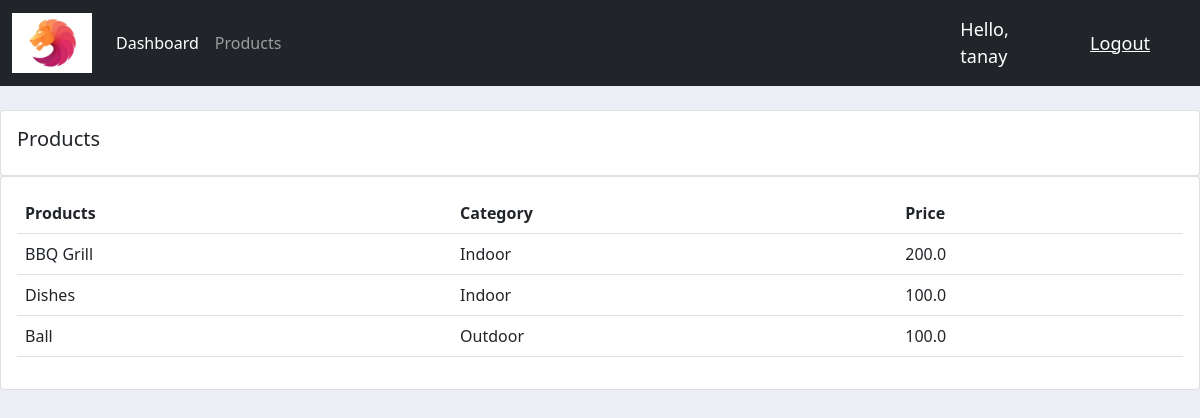
Screenshot of /products/ (signed in) with the database file from the repository.
### accounts/models.py (models this page shows, shortened)
class Product(models.Model):
    CATEGORY =(
        ('Indoor', 'Indoor'),
        ('Outdoor', 'Outdoor')
    )
    name = models.CharField(max_length=200, null=True)
    price = models.FloatField(null=True)
    category = models.CharField(max_length=200, null=True, choices=CATEGORY)
    description = models.CharField(max_length=200, null=True)
    date_created = models.DateTimeField(auto_now_add=True, null=True)
    tags = models.ManyToManyField(Tag)

### accounts/views.py (the view)
# urls.py: path('products/', views.products, name="products"),
@login_required(login_url='login')
def products(request):
    products = Product.objects.all()
    return render(request,'accounts/products.html', {'products': products})

### accounts/templates/accounts/products.html
{%extends 'accounts/base.html'%}
{%block content%}
<br>
<div class="row">
    <div class="col-md">
        <div class="card card-body">
            <h5>Products</h5>
        </div>
        <div class="card card-body">
            <table class="table">
                <tr>
                    <th>Products</th>
                    <th>Category</th>
                    <th>Price</th>
                </tr>
                {%for product in products%}
                <tr>
                    <td>{{product.name}}</td>
                    <td>{{product.category}}</td>
                    <td>{{product.price}}</td>
                </tr>
                {%endfor%}
            </table>
        </div>
    </div>
</div>
{%endblock%}

### accounts/templates/accounts/base.html (shortened to what this page needs)
{%load static %}
<!doctype html>
<html lang="en">
  <head>
    <link href="https://cdn.jsdelivr.net/npm/bootstrap@5.0.0-beta1/dist/css/bootstrap.min.css" rel="stylesheet">
    <link rel="stylesheet" href="{%static '/css/main.css'%}">
  </head>
  <body>
    <nav class="navbar navbar-expand-lg navbar-dark bg-dark">
        <div class="container-fluid">
          <a class="navbar-brand" href="{%url 'home'%}"><img src="{%static '/images/logo.jpg'%}" alt="" style="max-width: 80px;"></a>
          <div class="collapse navbar-collapse" id="navbarNav">
            <ul class="navbar-nav">
              <li class="nav-item">
                <a class="nav-link active" aria-current="page" href="{%url 'home'%}">Dashboard</a>
              </li>
              <li class="nav-item">
                <a class="nav-link" href="{%url 'products'%}">Products</a>
              </li>
            </ul>
          </div>
        </div>
        <span class="hello-msg">Hello, {{request.user}} </span>
        <span ><a href="{%url 'logout'%}" class="hello-msg">Logout</a></span>
      </nav>
      {%block content%}
      {%endblock%}
  </body>
</html>

### static/css/main.css (style rules this page uses)
body { background-color: #ebeff5; }
.hello-msg { font-size: 18px; color: #fff; margin-right: 50px; }

### rows the page displays
Product: name "BBQ Grill", category "Indoor", price "200.0"
Product: name "Dishes", category "Indoor", price "100.0"
Product: name "Ball", category "Outdoor", price "100.0"

### other values shown
{{ request.user }} "tanay"
